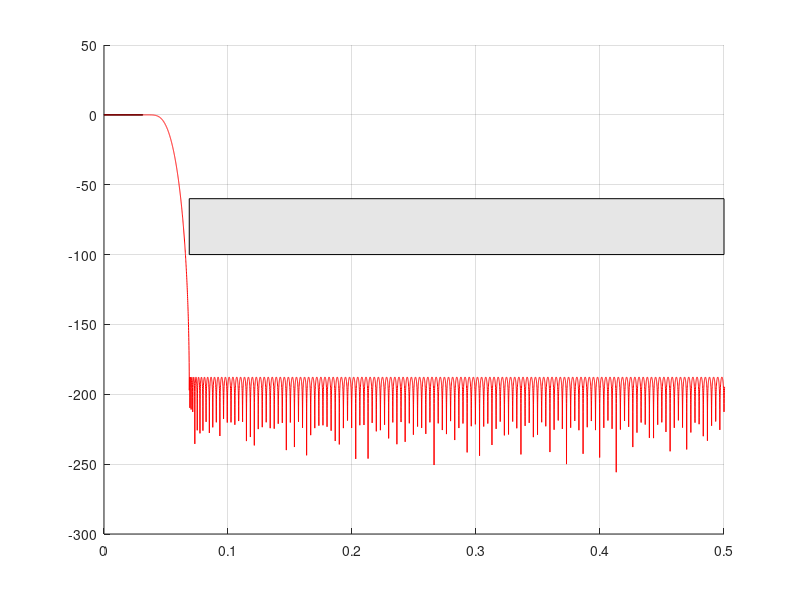

Reproduce this figure in MATLAB.
% Tyler Aubin, Sam King, Caleb Jewell, Aidan Greenlee
% Determine an adequate filter to reject/stop aliasing

% Given the passband of 1kHz, and stopband of 2.2kHz
N = 16*1024;

% Sampling Frequency (32kHz)
Fs = 32e3;

beta = 7.7;

% Set f and M
f = (0:N-1)/N;
M = 300;

% Frequency points on Nyquist
F = [0 0.03125 0.06875 0.5] / 0.5;

% Desired amplitude corresponding to F
A =[1 1 0 0];

% Delta p
d1 = 1 - 10^(-0.2/20);

% Delta s
d2 = 10^(-60/20); 

% Weights
W = [1/d1 1/d2];

% Create a PM Equiripple filter of M - 1 order
hpm = firpm(M-1, F, A, W);
Hpm = fft(hpm, N);
figure(1); clf;
%Second block spec patch for f = 0.125 to 0.5
patch([.06875 .5 .5 .06875],[-100 -100 -60 -60], .9*[1 1 1]);
%Pass band spec
patch([0.0 0.03125 0.03125 0.0],[-0.2 -0.2 0.2 0.2],.9*[1 1 1]);
grid on;
hold on;
plot(f, 20 * log10(abs(Hpm)), 'r');
xlim([0 0.5]);

for i = 1:length(hpm(:,1))-1
    fprintf("%g, %g, %g, %g, %g, \n", hpm(i,:));
    
end
fprintf("%g, %g, %g, %g, %g, \n", hpm(end,:));